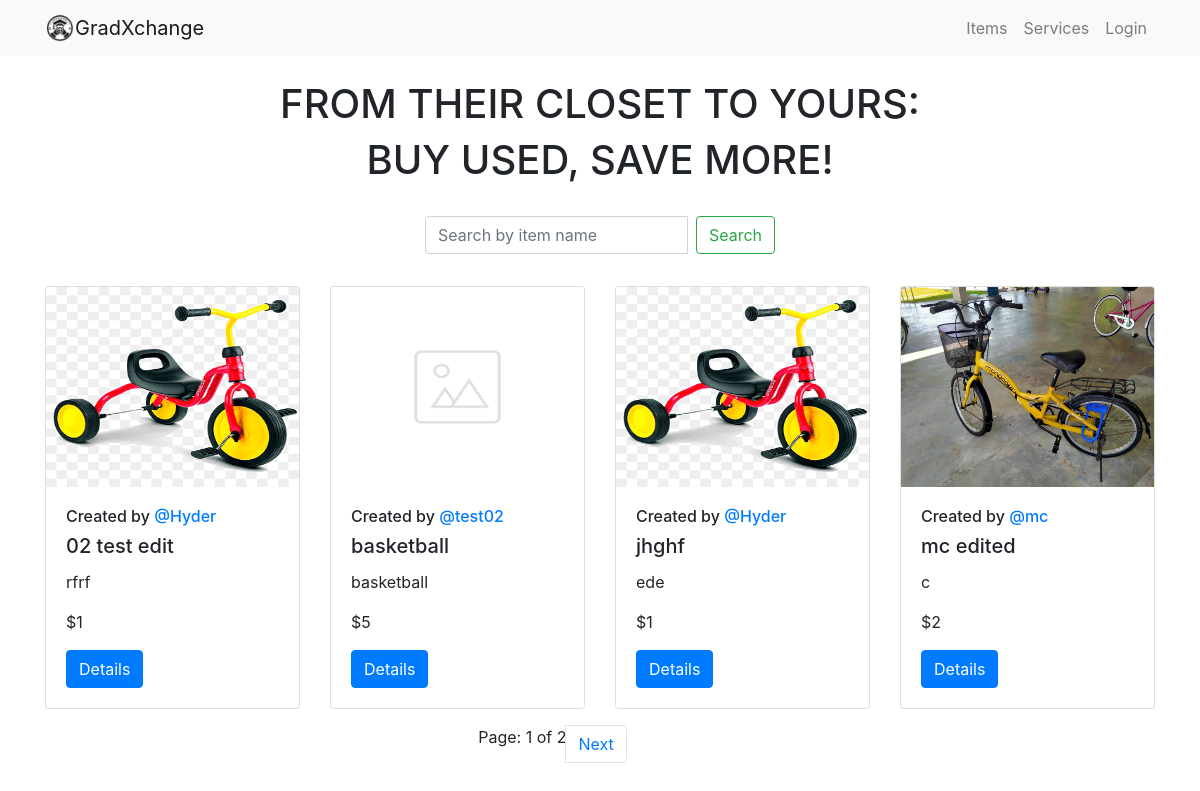
The page / on the database its author committed.
### item/models.py (models this page shows, shortened)
class Item(models.Model):
    item_name = models.CharField(max_length=200)
    item_desc = models.CharField(max_length=200)
    item_price = models.IntegerField()
    item_image = models.ImageField(upload_to='images_item', default="notfound.png")
    created =  models.DateField(auto_now_add=True)
    user_name = models.ForeignKey(User, on_delete=models.CASCADE,default=1)
    liked_by = models.ManyToManyField(settings.AUTH_USER_MODEL, related_name='item_liked',blank= True)

### item/views.py (the view)
# urls.py: path('', item_views.index, name='index'),
def index(request):
    item_list =  Item.objects.all().order_by('item_name',) #change to -created_at later
    item_name = request.GET.get('item_name')
    if item_name != '' and item_name is not None:
        item_list = item_list.filter(item_name__icontains=item_name)
    paginator = Paginator(item_list,4)
    page = request.GET.get('page')
    item_list = paginator.get_page(page)
    return render(request, 'item/index.html', {
        'item_list':item_list, })

### item/templates/item/index.html (shortened to what this page needs)
{% extends 'item/base.html' %}
{% block body %}
<div class="container mt-4 ">
    <div class="text-center ">
        <h1>FROM THEIR CLOSET TO YOURS:</h1>
        <h1>BUY USED, SAVE MORE!</h1>
    </div>
    <div class="row justify-content-center">
        <div class="col-md-4">
            <form class="form-inline my-4">
                <div class="input-group">
                    <input class="form-control mr-sm-2" type="search" name="item_name" placeholder="Search by item name"
                        aria-label="Search">
                    <button class="btn btn-outline-success my-2 my-sm-0" type="submit">Search</button>
                </div>
            </form>
        </div>
    </div>
</div>
<div class="container mt-2">
    <div class="row">
        {% for item in item_list %}
        <div class="col-md-3 mb-3 justify-content-center">
            <div class="card">
                <img class="card-img-top" height="200px" src="{{ item.item_image.url }}" />
                <div class="card-body">
                    <h6>Created by <a href="{% url 'account' item.user_name.username %} ">@{{item.user_name}}</a></h6>
                    <h5 class="card-title">{{item.item_name}}</h5>
                    <p class="card-text">{{item.item_desc}}</p>
                    <p class="card-text"> ${{item.item_price}}</p>
                    <a href="{% url 'item:detail' item.id %}" class="btn btn-primary">Details</a>
                </div>
            </div>
        </div>
        {% endfor %}
    </div>
    <div class="row">
        <div class="col-md-5 offset-md-3">
            <ul class="pagination justify-content-center">
                <li class="page-item ">Page: {{ item_list.number }} of {{ item_list.paginator.num_pages}}</li>
                {% if item_list.has_next %}
                <li class="page-item">
                    <a class="page-link" href="?page={{ item_list.next_page_number }}">Next</a>
                </li>
                {% endif %}
            </ul>
        </div>
    </div>
</div>
{% endblock %}

### rows shown on the page
Item: item_image (picture), user_name "Hyder", item_name "02 test edit", item_desc "rfrf", item_price "1"
Item: item_image (picture), user_name "test02", item_name "basketball", item_desc "basketball", item_price "5"
Item: item_image (picture), user_name "Hyder", item_name "jhghf", item_desc "ede", item_price "1"
Item: item_image (picture), user_name "mc", item_name "mc edited", item_desc "c", item_price "2"

### other values the page prints
{{ item_list.number }} "1"
{{ item_list.paginator.num_pages }} "2"
